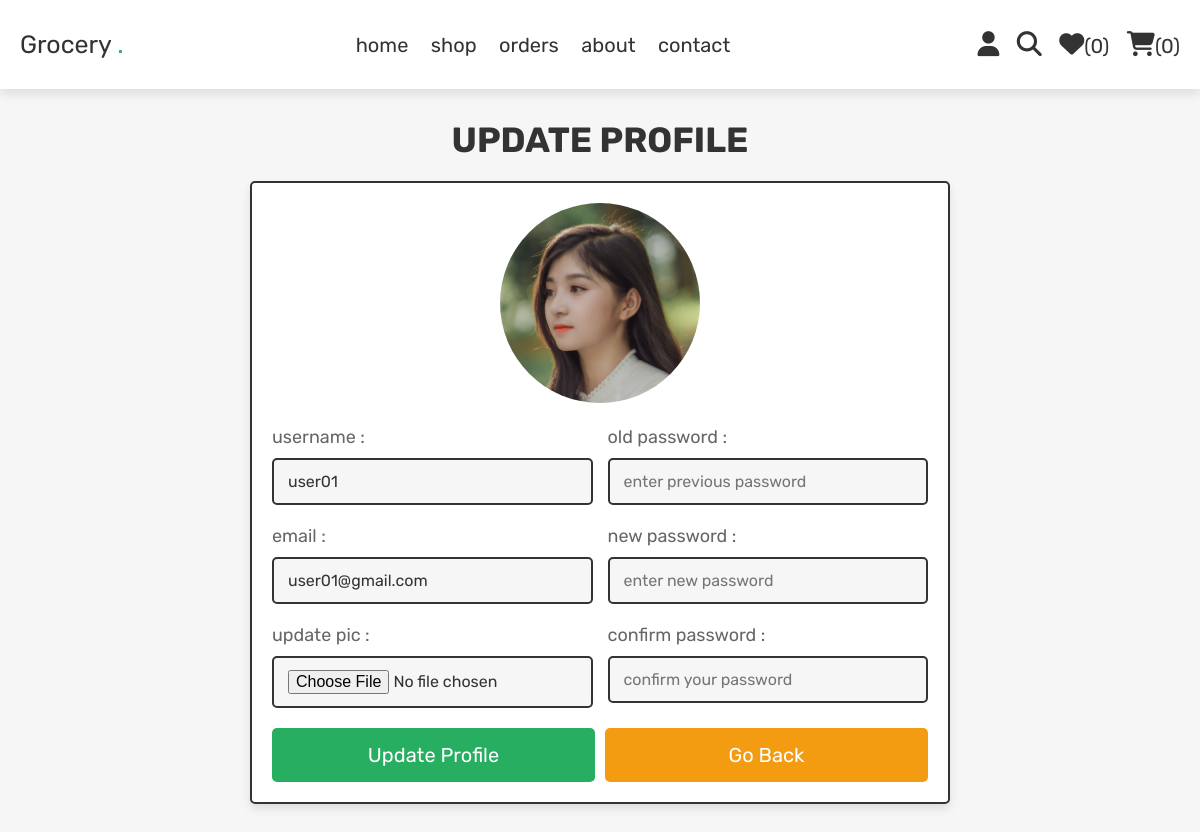
/user_profile_update.php (signed in), run on the app's committed database.
### tables this page shows
CREATE TABLE `users` (
  `id` int(100) NOT NULL,
  `name` varchar(100) NOT NULL,
  `email` varchar(100) NOT NULL,
  `password` varchar(100) NOT NULL,
  `user_type` varchar(20) NOT NULL DEFAULT 'user',
  `image` varchar(100) NOT NULL
);

### user_profile_update.php (the view, shortened to what this page needs)
<?php
require('./connect.php');
?>
<!DOCTYPE html>
<html lang="en">
<head>
    <link rel="stylesheet" href="https://cdnjs.cloudflare.com/ajax/libs/font-awesome/6.5.1/css/all.min.css">
    <link rel="stylesheet" href="./assets/css/style.css">
</head>
<body>
<?php require('./header.php'); ?>
<section class="update-profile">
    <h1 class="title">update profile</h1>
    <form action="" method="post" enctype="multipart/form-data">
       <img src="./assets/uploaded_img/<?= $fetch_users['image']; ?>" alt="">
        <div class="flex">
            <div class="inputBox">
                <span>username : </span>
                <input type="text" name="name" class="box" placeholder="update username"
                value="<?= $fetch_users['name']; ?>">
                <span>email : </span>
                <input type="email" name="email" class="box" placeholder="update email"
                value="<?= $fetch_users['email']; ?>">
                <span>update pic : </span>
                <input type="file" name="image" class="box" accept="image/png, image/jpeg, image/jpg">
            </div>
            <div class="inputBox">
                <span>old password : </span>
                <input type="password" name="prev_pass" class="box" placeholder="enter previous password">
                <span>new password : </span>
                <input type="password" name="new_pass" class="box" placeholder="enter new password">
                <span>confirm password : </span>
                <input type="password" name="cpass" class="box" placeholder="confirm your password">
            </div>
        </div>
        <div class="flex-btn">
            <input type="submit" name="update_profile" class="btn" value="update profile">
            <a href="./home.php" class="option-btn">go back</a>
        </div>
    </form>
</section>
</body>
</html>

### assets/css/style.css (style rules this page uses)
:root { --green: #27ae60; --orange: #f39c12; --red: #e74c3c; --black: #333; --light-color: #666; --white: #fff; --light-bg: #f6f6f6; --border: 0.2rem solid var(--black); --box-shadow: 0 0.5rem 1rem rgba(0, 0, 0, 0.1); }
* { font-family: "Rubik", sans-serif; margin: 0; padding: 0; box-sizing: border-box; text-decoration: none; outline: 0; border: 0; }
body { background: var(--light-bg); }
html { font-size: 62.5%; overflow-x: hidden; scroll-behavior: smooth; scroll-padding-top: 6.5rem; }
section { max-width: 1200px; margin: 0 auto; padding: 3rem 2rem; }
.btn, .delete-btn, .option-btn { display: block; width: 100%; padding: 1.5rem 3rem; font-size: 2rem; color: var(--white); margin-top: 1rem; border-radius: 0.5rem; cursor: pointer; text-transform: capitalize; text-align: center; }
.btn { background: var(--green); }
.option-btn { background: var(--orange); }
.flex-btn { display: flex; gap: 1rem; }
.title { font-size: 3.5rem; color: var(--black); text-transform: uppercase; margin-bottom: 2rem; text-align: center; }
.update-profile form { padding: 2rem; max-width: 70rem; margin: 0 auto; background: var(--white); border: var(--border); border-radius: 0.5rem; box-shadow: var(--box-shadow); text-align: center; }
.update-profile form .flex { display: flex; gap: 1.5rem; flex-wrap: wrap; align-items: flex-start; }
.update-profile form img { width: 20rem; height: 20rem; object-fit: cover; margin-bottom: 1rem; border-radius: 50%; }
.update-profile form .inputBox { text-align: left; flex: 1 1 30rem; }
.update-profile form .inputBox span { display: block; padding-top: 1rem; font-size: 1.8rem; color: var(--light-color); }
.update-profile form .inputBox .box { width: 100%; padding: 1.2rem 1.4rem; font-size: 1.6rem; color: var(--black); border: var(--border); border-radius: 0.5rem; background: var(--light-bg); margin: 1rem 0; }

### data on the page
users: image (picture), name "user01", email "user01@gmail.com"

### other printed values
$count_wishlist "0"
$count_cart "0"
